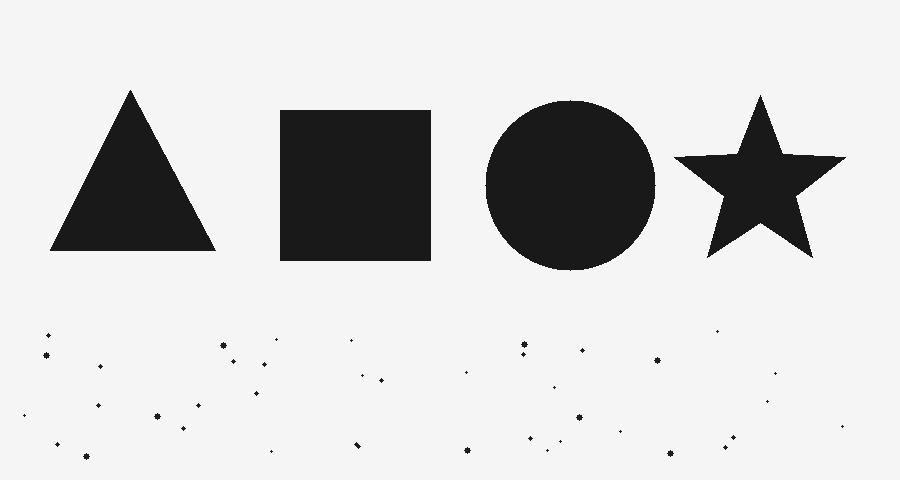
#> input picture pruebas/escena.png, 900 x 480 px; its folder holds only this picture in this run
$ python -i referencias.py   (imports and definitions only)
#> lines starting #> are read from the running program, lines starting #| are printed output that depends on the picture; after the words box and inside, x2 and y2 are one past the last pixel; in counts of white or black regions, pixels touching at a corner belong together
"""Carga y generacion de los contornos de referencia.

Cada clase de objeto se define con una imagen en vision/referencias/.
El nombre del archivo (sin extension) es el nombre de la clase, tal como pide
el enunciado ("usar una imagen de cada uno como referencia, y asignarles un
nombre a cada uno").

Las imagenes que trae el repo son siluetas ideales generadas por este mismo
modulo, para que el proyecto ande recien clonado. Lo que el enunciado pide de
verdad es reemplazarlas por una foto de cada objeto real, con
`python capturar_referencias.py`.
"""

import cv2
import numpy as np

from . import config

LADO_LIENZO = 400


def _contorno_mayor(binaria):
    contornos, _ = cv2.findContours(
        binaria, cv2.RETR_EXTERNAL, cv2.CHAIN_APPROX_SIMPLE
    )
    if not contornos:
        return None
    return max(contornos, key=cv2.contourArea)


def contorno_de_imagen(imagen):
    """Extrae el contorno principal de una imagen de referencia."""
    if imagen.ndim == 3:
        gris = cv2.cvtColor(imagen, cv2.COLOR_BGR2GRAY)
    else:
        gris = imagen
    _, binaria = cv2.threshold(
        gris, 0, 255, cv2.THRESH_BINARY_INV | cv2.THRESH_OTSU
    )
    return _contorno_mayor(binaria)


# [15 lines left out: function cargar, not called in this run]


# --- Generacion de referencias sinteticas ------------------------------

def _lienzo(lado=LADO_LIENZO):
    return np.full((lado, lado), 255, dtype=np.uint8)


# [40 lines left out: functions poligono_regular, dibujar_triangulo, dibujar_cuadrado, dibujar_circulo, not called in this run]


GENERADORES = {
    "triangulo": dibujar_triangulo,
    "cuadrado": dibujar_cuadrado,
    "circulo": dibujar_circulo,
}


# [10 lines left out: function generar_sinteticas, not called in this run]

>>> import cv2
>>> picture = cv2.imread('../pruebas/escena.png')
#> picture is the input picture: shape (480, 900, 3); min 25, max 245, mean 209.5
>>> result = contorno_de_imagen(picture)
#> in contorno_de_imagen, `_, binaria = cv2.threshold( gris, 0, 255, cv2.THRESH_BINARY_INV | cv2...`:
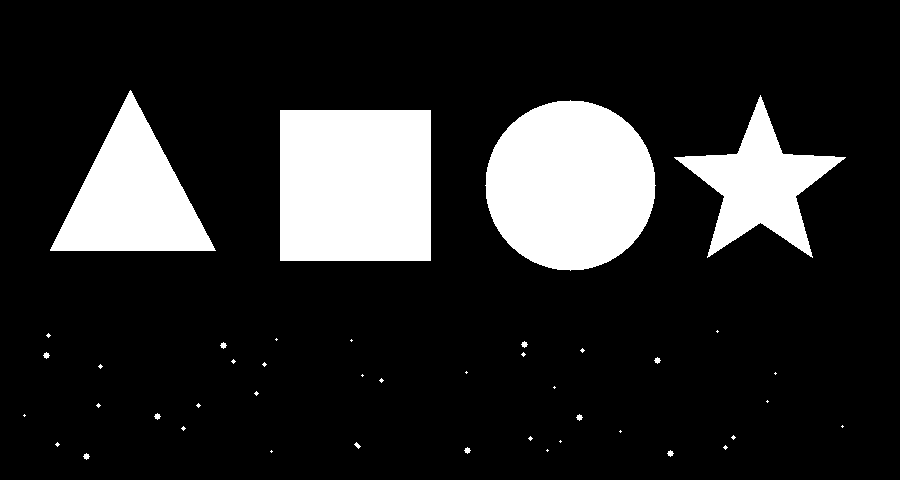
#> binaria: shape (480, 900); 16.1% white; 43 white regions (29 under 20 px)
#> in _contorno_mayor, `contornos, _ = cv2.findContours( binaria, cv2.RETR_EXTERNAL, cv2.CHAIN..`: contornos = 43 contours, 30 with area under 20; largest, box (x1, y1, x2, y2) and area: (280, 110, 431, 261) 22500, (485, 100, 656, 271) 22460, (50, 90, 216, 251) 13238, (674, 95, 846, 258) 9902, (83, 453, 90, 460) 20
#> result = [[280, 110], [280, 260], [430, 260], [430, 110]]
